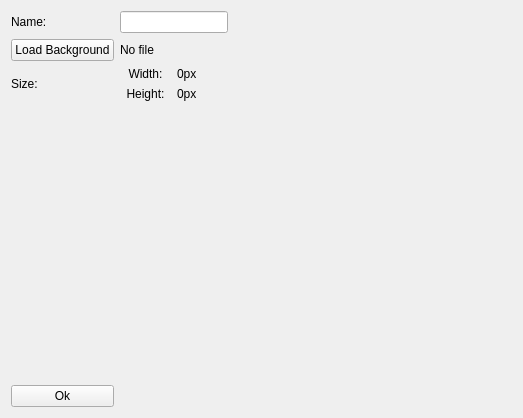
<?xml version="1.0" encoding="UTF-8"?>
<ui version="4.0">
 <class>BackgroundWindow</class>
 <widget class="QWidget" name="BackgroundWindow">
  <property name="geometry">
   <rect>
    <x>0</x>
    <y>0</y>
    <width>523</width>
    <height>418</height>
   </rect>
  </property>
  <property name="windowTitle">
   <string>BackgroundWindow</string>
  </property>
  <property name="locale">
   <locale language="English" country="UnitedStates"/>
  </property>
  <layout class="QHBoxLayout" name="horizontalLayout">
   <item>
    <layout class="QGridLayout" name="gridLayout">
     <item row="2" column="1">
      <layout class="QGridLayout" name="gridLayout_3">
       <item row="1" column="0">
        <widget class="QLabel" name="heightLabel">
         <property name="text">
          <string>Height:</string>
         </property>
         <property name="alignment">
          <set>Qt::AlignCenter</set>
         </property>
        </widget>
       </item>
       <item row="0" column="0">
        <widget class="QLabel" name="widthLabel">
         <property name="text">
          <string>Width:</string>
         </property>
         <property name="alignment">
          <set>Qt::AlignCenter</set>
         </property>
        </widget>
       </item>
       <item row="0" column="1">
        <widget class="QLabel" name="widthValueLabel">
         <property name="text">
          <string>0px</string>
         </property>
        </widget>
       </item>
       <item row="1" column="1">
        <widget class="QLabel" name="heightValueLabel">
         <property name="text">
          <string>0px</string>
         </property>
        </widget>
       </item>
      </layout>
     </item>
     <item row="0" column="0">
      <widget class="QLabel" name="nameLabel">
       <property name="text">
        <string>Name:</string>
       </property>
      </widget>
     </item>
     <item row="1" column="0">
      <widget class="QPushButton" name="loadBgButton">
       <property name="text">
        <string>Load Background</string>
       </property>
      </widget>
     </item>
     <item row="2" column="0">
      <widget class="QLabel" name="sizeLabel">
       <property name="text">
        <string>Size:</string>
       </property>
      </widget>
     </item>
     <item row="0" column="1">
      <widget class="QLineEdit" name="nameEdit">
       <property name="sizePolicy">
        <sizepolicy hsizetype="Minimum" vsizetype="Fixed">
         <horstretch>0</horstretch>
         <verstretch>0</verstretch>
        </sizepolicy>
       </property>
      </widget>
     </item>
     <item row="1" column="1">
      <widget class="QLabel" name="imagePathLabel">
       <property name="text">
        <string>No file</string>
       </property>
      </widget>
     </item>
     <item row="4" column="0">
      <widget class="QPushButton" name="okButton">
       <property name="text">
        <string>Ok</string>
       </property>
      </widget>
     </item>
     <item row="3" column="0">
      <spacer name="verticalSpacer_2">
       <property name="orientation">
        <enum>Qt::Vertical</enum>
       </property>
       <property name="sizeHint" stdset="0">
        <size>
         <width>20</width>
         <height>40</height>
        </size>
       </property>
      </spacer>
     </item>
    </layout>
   </item>
   <item>
    <layout class="QGridLayout" name="gridLayout_2">
     <item row="0" column="0">
      <layout class="QVBoxLayout" name="verticalLayout">
       <item>
        <layout class="QVBoxLayout" name="verticalLayout_2">
         <item>
          <widget class="QLabel" name="imageLabel">
           <property name="text">
            <string/>
           </property>
          </widget>
         </item>
         <item>
          <spacer name="verticalSpacer">
           <property name="orientation">
            <enum>Qt::Vertical</enum>
           </property>
           <property name="sizeHint" stdset="0">
            <size>
             <width>20</width>
             <height>40</height>
            </size>
           </property>
          </spacer>
         </item>
        </layout>
       </item>
      </layout>
     </item>
     <item row="0" column="1">
      <spacer name="horizontalSpacer">
       <property name="orientation">
        <enum>Qt::Horizontal</enum>
       </property>
       <property name="sizeHint" stdset="0">
        <size>
         <width>40</width>
         <height>20</height>
        </size>
       </property>
      </spacer>
     </item>
    </layout>
   </item>
  </layout>
 </widget>
 <resources/>
 <connections/>
</ui>
